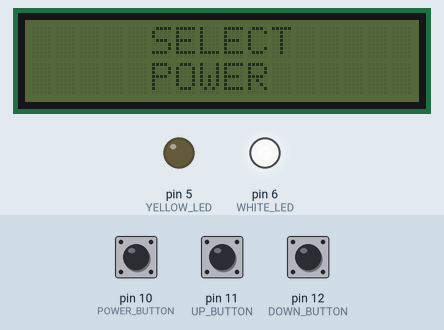
Simulated run of this sketch. Board: Arduino Uno, built with avr-gcc and run on an emulated ATmega328P. On the bench: 16×2 character LCD, output pins drawn as LEDs (lit = HIGH). The test bench sets the inputs (shaded band); at power-on: pin 10 (POWER_BUTTON) HIGH, pin 11 (UP_BUTTON) HIGH, pin 12 (DOWN_BUTTON) HIGH.

Above: at 5.6 s.
5.7 s: pin 10 (POWER_BUTTON) pulled LOW for 0.15 s
At 6.3 s:
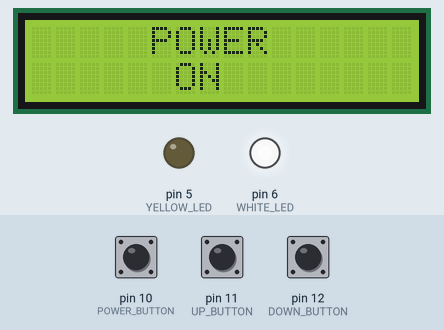
8.8 s: pin 11 (UP_BUTTON) pulled LOW for 0.15 s
At 9.9 s:
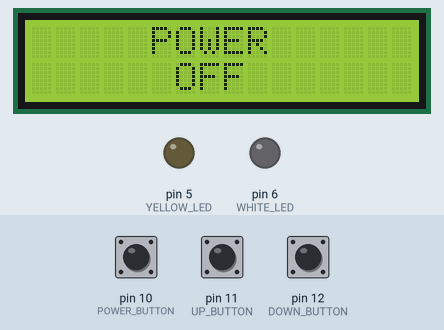
11.9 s: pin 12 (DOWN_BUTTON) pulled LOW for 0.15 s
At 12.2 s:
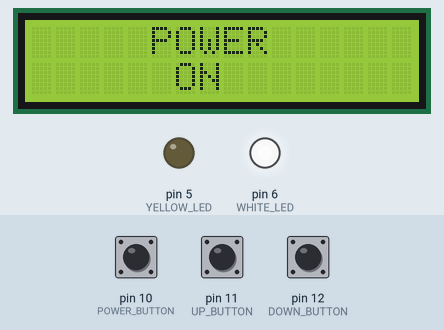
15.0 s: pin 11 (UP_BUTTON) pulled LOW for 1 s
At 15.8 s:
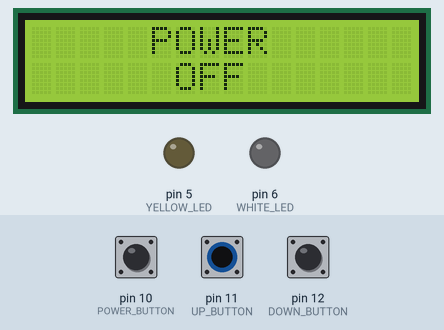
19.0 s: pin 12 (DOWN_BUTTON) pulled LOW for 1 s
At 20.0 s:
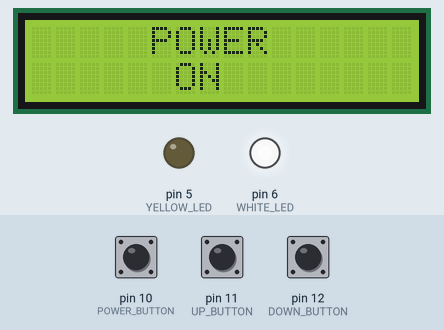
23.0 s: pin 11 (UP_BUTTON) pulled LOW for 0.15 s
At 29.0 s:
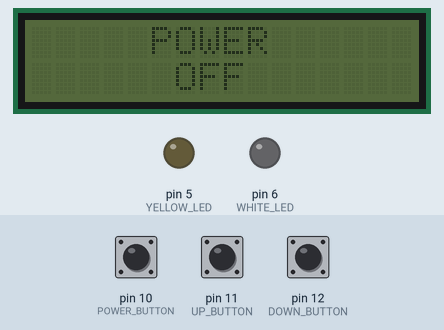
Timing chart, 0 to 29.6 s (numbered marks = the images above; inputs shaded):
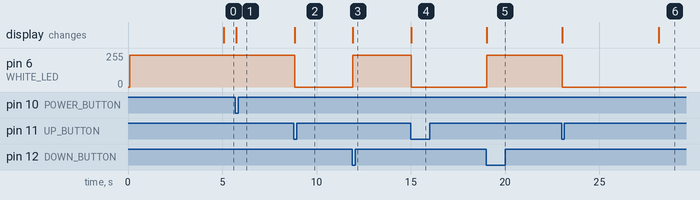

The sketch:

Simple_Lamp_Menu.ino
```cpp
#include <LiquidCrystal_I2C.h>
#include "Button.h"
#include "Settings.h"


#define POWER_BUTTON 10
#define UP_BUTTON 11
#define DOWN_BUTTON 12

#define YELLOW_LED 5
#define WHITE_LED 6
#define SIZEOF(x) sizeof(x)/sizeof(x[0])

#define TIME_5SEC 5000

MenuData menuData;

LiquidCrystal_I2C lcd(0x27,16,2);


Button select(POWER_BUTTON);
Button up(UP_BUTTON);
Button down(DOWN_BUTTON);

Button *buttons[] = {&select, &up, &down};
enum ButtonStates { SELECT, UP, DOWN};


void printScreen(){

      switch(menuData.index){
        case 0 :
        if(menuData.editMode){
          lcd.clear();
          lcd.backlight();
          lcd.setCursor(0,0);
          lcd.print("     POWER     ");
          lcd.setCursor(0,1);
          if(menuData.value[0] > 1) menuData.value[0] = 0;
          if(menuData.value[0] < 0) menuData.value[0] = 1;
          (menuData.value[0] > 0)  ? lcd.print("      OFF      ") : lcd.print("      ON      ");

        }else{
          lcd.clear();
          lcd.backlight();
          lcd.setCursor(0,0);
          lcd.print("     SELECT     ");
          lcd.setCursor(0,1);
          lcd.print("     POWER     ");
        }
        break;

        case 1:

        if(menuData.editMode){
          lcd.clear();
          lcd.backlight();
          lcd.setCursor(0,0);
          lcd.print("     COLOR     ");
          lcd.setCursor(0,1);
          if(menuData.value[1] > 1) menuData.value[1] = 0;
          if(menuData.value[1] < 0) menuData.value[1] = 1;
          menuData.value[1] > 0 ? lcd.print("     WHITE      ") : lcd.print("     YELLOW     ");

          lcd.print(menuData.value[1]);
        }else{
          lcd.clear();
          lcd.backlight();
          lcd.setCursor(0,0);
          lcd.print("     SELECT     ");
          lcd.setCursor(0,1);
          lcd.print("     COLOR     ");
        }
        break;

        case 2:

        if(menuData.editMode){
          String valueString = "";
          lcd.clear();
          lcd.backlight();
          lcd.setCursor(0,0);
          lcd.print("   INTENSITY   ");
          lcd.setCursor(0,1);
          if(menuData.value[2] > 16) menuData.value[2] = 16;
          if(menuData.value[2] < 1) menuData.value[2] = 1;
          for(int i = 0; i< menuData.value[2]; i++) { valueString += (char)0xDB;};
          lcd.print(valueString);


        }else{
          lcd.clear();
          lcd.backlight();
          lcd.setCursor(0,0);
          lcd.print("     SELECT     ");
          lcd.setCursor(0,1);
          lcd.print("   INTENSITY   ");
        }
        break;

        case 3:

        if(menuData.editMode){
          lcd.clear();
          lcd.backlight();
          lcd.setCursor(0,0);
          lcd.print("MADE BY:");
          lcd.setCursor(0,1);
          lcd.print("PETAR CHICHEV");
        }else{
          lcd.clear();
          lcd.backlight();
          lcd.setCursor(0,0);
          lcd.print("     SELECT     ");
          lcd.setCursor(0,1);
          lcd.print("      ABOUT     ");
        }
        break;


      }

}

void execute(){
  if(menuData.value[0] == 0){

    if( menuData.value[1] == 1){

      Serial.println();
      analogWrite(WHITE_LED,menuData.value[2] * (255/16));
      analogWrite(YELLOW_LED,0);

    }else{

      analogWrite(WHITE_LED,0);
      analogWrite(YELLOW_LED,menuData.value[2] * (255/16) );

    }

  }else{

    analogWrite(YELLOW_LED,0);
    analogWrite(WHITE_LED,0);

  }
}


void setup(){
  pinMode(YELLOW_LED, OUTPUT);
  pinMode(WHITE_LED, OUTPUT);
  Serial.begin(9600);
  lcd.init();
  lcd.backlight();
  menuData.time = millis();
  menuData.value[0] = 0;
  menuData.value[1] = 1;
  menuData.value[2] = 16;
  menuData.index = 0;
  menuData.editMode = false;
  printScreen();
  execute();

}

void loop(){

if(menuData.time + TIME_5SEC < millis() ) lcd.noBacklight();

  for(int i = 0; i<SIZEOF(buttons); i++){

      if(buttons[i]->isClicked()){
        switch(i){
            case SELECT:

              menuData.editMode = !menuData.editMode;
              printScreen();

              //code

              while(buttons[i]->isClicked()){
                delay(20);
              }

              menuData.time = millis();
            break;
            case UP:


              if(menuData.editMode){
                menuData.value[menuData.index]++;
                printScreen();
                execute();
              }else{
                if(menuData.index < 3) menuData.index++;

                 printScreen();
              }


              //code
              delay(100);
              while(buttons[UP]->isClicked()){
                delay(20);
              }
              menuData.time = millis();
            break;
            case DOWN:


              if(menuData.editMode){
                menuData.value[menuData.index]--;
                printScreen();
                execute();
              }else{
                if(menuData.index > 0) menuData.index--;

                 printScreen();
              }


              //code
              delay(100);
              while(buttons[DOWN]->isClicked()){
                delay(100);
              }
              menuData.time = millis();

            break;
        }
      }

  };


}
```

Button.h
```cpp
#include <Arduino.h>
class Button{
    private:
     int pin;

     public:
      Button(int pin){
        this->pin = pin;
        pinMode(pin, INPUT_PULLUP);
      }

      bool isClicked(){
        return !digitalRead(pin);
      }

};
```

Settings.h
```cpp
typedef struct  {

  bool editMode;
  int8_t index;
  int8_t value[3];
  unsigned long time;

}MenuData;
```

Measured:
- after the input at 5.7 s, the display: changes at once (image 1)
- after the input at 8.8 s, pin 6 (WHITE_LED): 240/255 → 0/255 at once; the display: changes at once (image 2)
- after the input at 11.9 s, pin 6 (WHITE_LED): 0/255 → 240/255 at once; the display: changes at once (image 3)
- after the input at 15.0 s, pin 6 (WHITE_LED): 240/255 → 0/255 at once; the display: changes at once (image 4)
- after the input at 19.0 s, pin 6 (WHITE_LED): 0/255 → 240/255 at once; the display: changes at once (image 5)
- after the input at 23.0 s, pin 6 (WHITE_LED): 240/255 → 0/255 at once; the display: first changes at once (image 6 shows a later state)
